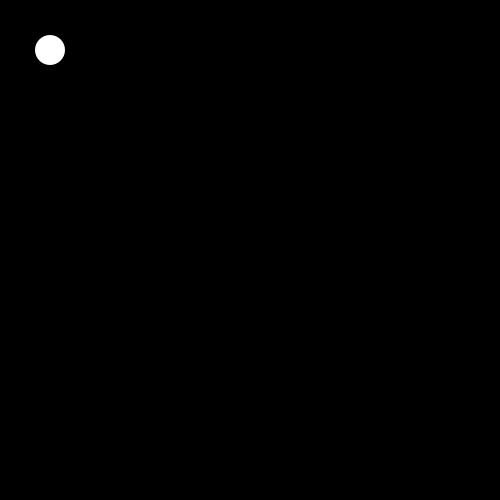
Frame 1 (no input)
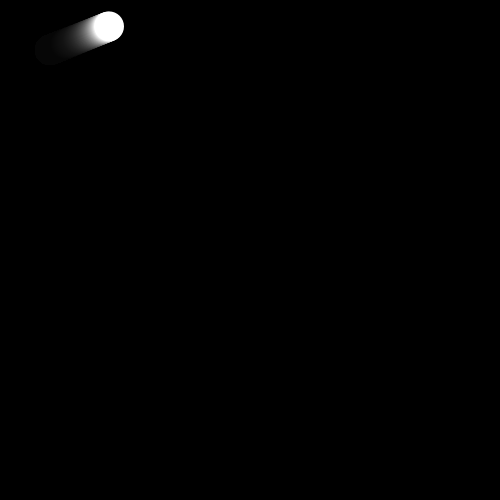
Frame 60 (the mouse pressed at the canvas centre just before this capture)
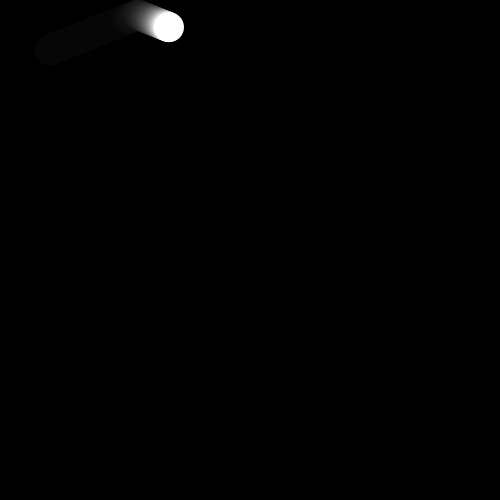
Frame 120 (the mouse held since frame 60 and released just before this capture)

The Processing sketch that drew these frames (run headless with seeded random() and noise(); from frame 60 on, the mouse is pressed at the canvas centre):

// Processing sketch: p289_1
// ── p289_1.pde
float x = 50.0;
float y = 50.0;
float radius = 15.0;
float speedX = 1.0;
float speedY = 0.4;
int directionX = 1;
int directionY = -1;

void setup() {
  size(500,500);
  // colorMode(HSB, 0, 100, 100);
  smooth();
  noStroke();
  background(0,0,0);
  ellipseMode(RADIUS);
  frameRate(40);
}

void draw() {
  fill(0,20);
  rect(0, 0, width, height);
  fill(255);
  ellipse(x, y, radius, radius);
  x += speedX * directionX;

  if ((x > width-radius) || (x < radius)){
   directionX = -directionX; 
  }

  y += speedY * directionY;
  if ((y > width-radius) || (y < radius)){
   directionY = -directionY;
  }
}


// int directionX = 0;
// 
// void setup() {
//   size(500,500);
//   colorMode(HSB, 0, 100, 100);
//   smooth();
//   background(0,0,100);
//   frameRate(30);
// }
// 
// void draw() {
//   line(directionX, directionX%10, directionX%30, directionX+40);
//   directionX++;
// }
